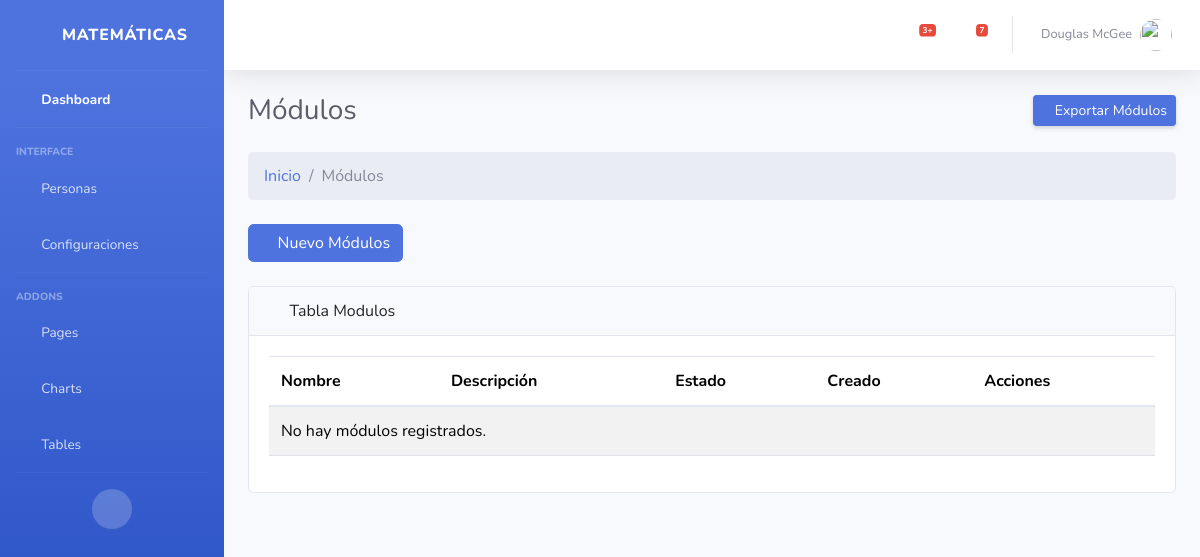
Before: /modulo/ with the older database file.
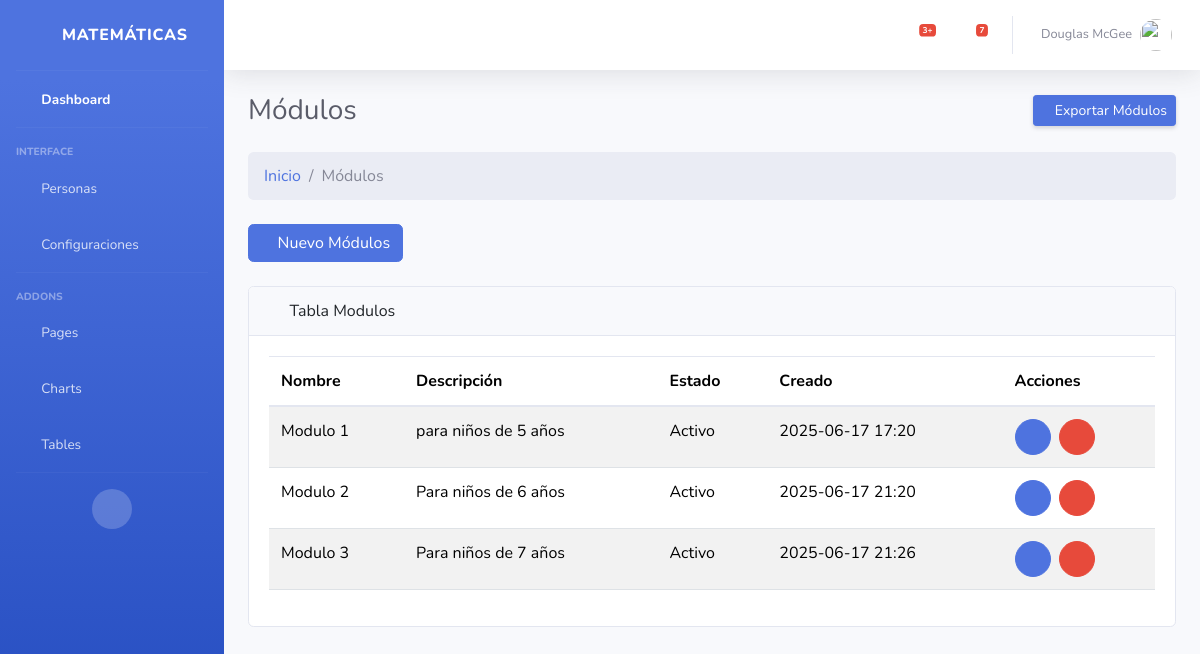
After: the same page with the newer database file.
### Aplicaciones/core/models.py (models this page shows, shortened)
class Modulos(models.Model):
    mod_id = models.AutoField(primary_key=True)
    mod_nombre = models.CharField(max_length=50,null=False,unique=True,verbose_name="Nombre del modulo:")
    mod_descripcion = models.CharField(max_length=100,null=False,verbose_name="Descripción del modulo:")
    mod_estado = models.BooleanField(default=True,verbose_name='Estado:')
    mod_fecha_creacion = models.DateTimeField(auto_now_add=True,verbose_name='Creado el:')
    mod_fecha_actualizacion = models.DateTimeField(auto_now=True,verbose_name='Actualizado el:')

### Aplicaciones/core/views/crud_modulos_views.py (the view, shortened to what this page needs)
# urls.py: path('modulo/', crud_modulos_views.index, name='modulo_index'),
def index(request):
    modulos = Modulos.objects.all()
    form = ModulosForm()
    form_editar = None
    modulo_a_editar = None
    return render(request, 'modulo/index.html', {
        'modulos': modulos,
        'form': form,
        'form_editar': form_editar,
        'modulo_a_editar': modulo_a_editar
    })

### Aplicaciones/core/templates/modulo/Index.html (shortened to what this page needs)
{% extends "plantillas/MasterAdmin.html" %}
{% load static %}
{% block content %}
<div class="container-fluid ">
    <div class="d-sm-flex align-items-center justify-content-between mb-4">
        <h1 class="h3 mb-0 text-gray-800">Módulos</h1>
        <a href="#" class="d-none d-sm-inline-block btn btn-sm btn-primary shadow-sm"><i
                class="fas fa-upload fa-sm text-white-50"></i> Exportar Módulos </a>
    </div>
    <ol class="breadcrumb mb-4">
        <li class="breadcrumb-item"><a href="{% url 'inicio' %}">Inicio</a></li>
        <li class="breadcrumb-item active">Módulos</li>
    </ol>
    <div class="mb-4">
        <a href="#" class="btn btn-primary" type="button" data-bs-toggle="modal" data-bs-target="#modalCrear"><i
                class="fas fa-plus"></i> Nuevo
            Módulos</a>
    </div>
    <div class="card mb-4">
        <div class="card-header">
            <i class="fas fa-table me-1"></i>
            Tabla Modulos
        </div>
        <div class="card-body">
            <div class="table-responsive">
                <table class="table table-striped" id="tbl-admin" width="100%" cellspacing="0">
                    <thead>
                        <tr>
                            <th>Nombre</th>
                            <th>Descripción</th>
                            <th>Estado</th>
                            <th>Creado</th>
                            <th>Acciones</th>
                        </tr>
                    </thead>
                    <tbody>
                        {% for modulo in modulos %}
                        <tr>
                            <td>{{ modulo.mod_nombre }}</td>
                            <td>{{ modulo.mod_descripcion }}</td>
                            <td>{{ modulo.mod_estado|yesno:"Activo,Inactivo" }}</td>
                            <td>{{ modulo.mod_fecha_creacion|date:"Y-m-d H:i" }}</td>
                            <td>
                                <div class="d-flex gap-2">
                                    <a href="#"
                                        class="btn btn-sm btn-primary rounded-circle d-flex align-items-center justify-content-center"
                                        style="width: 36px; height: 36px;" data-bs-toggle="modal"
                                        data-bs-target="#modalEditar{{ modulo.mod_id }}">
                                        <i class="fas fa-edit"></i>
                                    </a>
                                    <a href="#" class="btn btn-sm btn-danger rounded-circle d-flex align-items-center justify-content-center"
                                    style="width: 36px; height: 36px;" data-bs-toggle="modal" data-bs-target="#modalEliminar{{ modulo.mod_id }}">
                                    <i class="fas fa-trash-alt"></i>
                                    </a>
                                </div>
                            </td>
                        </tr>
                        {% empty %}
                        <tr>
                            <td colspan="6">No hay módulos registrados.</td>
                        </tr>
                        {% endfor %}
                    </tbody>
                </table>
            </div>
        </div>
        {% endblock %}

### Aplicaciones/core/templates/plantillas/MasterAdmin.html (shortened to what this page needs)
{% load static %}
<!DOCTYPE html>
<html lang="es">
  <head>
    <link href="{% static 'vendor/fontawesome-free/css/all.min.css'%}" rel="stylesheet" type="text/css" />
    <link rel="stylesheet" href="{% static 'css/bootstrap.min.css' %}" />
    <link href="{% static 'css/sb-admin-2.min.css' %}" rel="stylesheet" />
  </head>
  <body id="page-top">
    <div id="wrapper">
      <ul class="navbar-nav bg-gradient-primary sidebar sidebar-dark accordion" id="accordionSidebar">
        <a class="sidebar-brand d-flex align-items-center justify-content-center" href="index.html">
          <div class="sidebar-brand-icon rotate-n-15">
            <i class="fas fa-laugh-wink"></i>
          </div>
          <div class="sidebar-brand-text mx-3">
            Matemáticas
          </div>
        </a>
        <hr class="sidebar-divider my-0" />
        <li class="nav-item active">
          <a class="nav-link" href="{% url 'inicio' %}">
            <i class="fas fa-fw fa-tachometer-alt"></i>
            <span>Dashboard</span>
          </a>
        </li>
        <hr class="sidebar-divider" />
        <div class="sidebar-heading">Interface</div>
        <li class="nav-item">
          <a class="nav-link collapsed" href="#" data-toggle="collapse" data-target="#collapseTwo" aria-expanded="true" aria-controls="collapseTwo">
            <i class="fas fa-fw fa-users"></i>
            <span>Personas</span>
          </a>
        </li>
        <li class="nav-item">
          <a class="nav-link collapsed" href="#" data-toggle="collapse" data-target="#collapseUtilities" aria-expanded="true" aria-controls="collapseUtilities">
            <i class="fas fa-fw fa-wrench"></i>
            <span>Configuraciones</span>
          </a>
        </li>
        <hr class="sidebar-divider" />
        <div class="sidebar-heading">Addons</div>
        <li class="nav-item">
          <a class="nav-link collapsed" href="#" data-toggle="collapse" data-target="#collapsePages" aria-expanded="true" aria-controls="collapsePages">
            <i class="fas fa-fw fa-folder"></i>
            <span>Pages</span>
          </a>
        </li>
        <li class="nav-item">
          <a class="nav-link" href="charts.html">
            <i class="fas fa-fw fa-chart-area"></i>
            <span>Charts</span>
          </a>
        </li>
        <li class="nav-item">
          <a class="nav-link" href="tables.html">
            <i class="fas fa-fw fa-table"></i>
            <span>Tables</span>
          </a>
        </li>
        <hr class="sidebar-divider d-none d-md-block" />
        <div class="text-center d-none d-md-inline">
          <button class="rounded-circle border-0" id="sidebarToggle"></button>
        </div>
      </ul>
      <div id="content-wrapper" class="d-flex flex-column">
        <div id="content">
          <nav class="navbar navbar-expand navbar-light bg-white topbar mb-4 static-top shadow">
            <ul class="navbar-nav ml-auto">
              <li class="nav-item dropdown no-arrow mx-1">
                <a class="nav-link dropdown-toggle" href="#" id="alertsDropdown" role="button" data-toggle="dropdown" aria-haspopup="true" aria-expanded="false">
                  <i class="fas fa-bell fa-fw"></i>
                  <span class="badge badge-danger badge-counter">3+</span>
                </a>
              </li>
              <li class="nav-item dropdown no-arrow mx-1">
                <a class="nav-link dropdown-toggle" href="#" id="messagesDropdown" role="button" data-toggle="dropdown" aria-haspopup="true" aria-expanded="false">
                  <i class="fas fa-envelope fa-fw"></i>
                  <span class="badge badge-danger badge-counter">7</span>
                </a>
              </li>
              <li class="nav-item dropdown no-arrow">
                <a class="nav-link dropdown-toggle" href="#" id="userDropdown" role="button" data-toggle="dropdown" aria-haspopup="true" aria-expanded="false">
                  <span class="mr-2 d-none d-lg-inline text-gray-600 small">Douglas McGee</span>
                  <img class="img-profile rounded-circle" src="{% static 'img/undraw_profile.svg'%}" />
                </a>
              </li>
            </ul>
          </nav>
            {% block content %}
            {% endblock %}
          </div>
        </div>
      </div>
    </div>
  </body>
</html>

### Aplicaciones/core/templates/modulo/Index.html (style rules this page uses)
body { background-color: #f4f8ff; }

Changed rows visible on the page:
added Modulos: mod_nombre "Modulo 1", mod_descripcion "para niños de 5 años", mod_estado "Activo", mod_fecha_creacion "2025-06-17 17:20"
added Modulos: mod_nombre "Modulo 2", mod_descripcion "Para niños de 6 años", mod_estado "Activo", mod_fecha_creacion "2025-06-17 21:20"
added Modulos: mod_nombre "Modulo 3", mod_descripcion "Para niños de 7 años", mod_estado "Activo", mod_fecha_creacion "2025-06-17 21:26", {{ modulo.mod_id }} 3 (drawn)
Other visible differences:
text no longer shown: "No hay módulos registrados."
